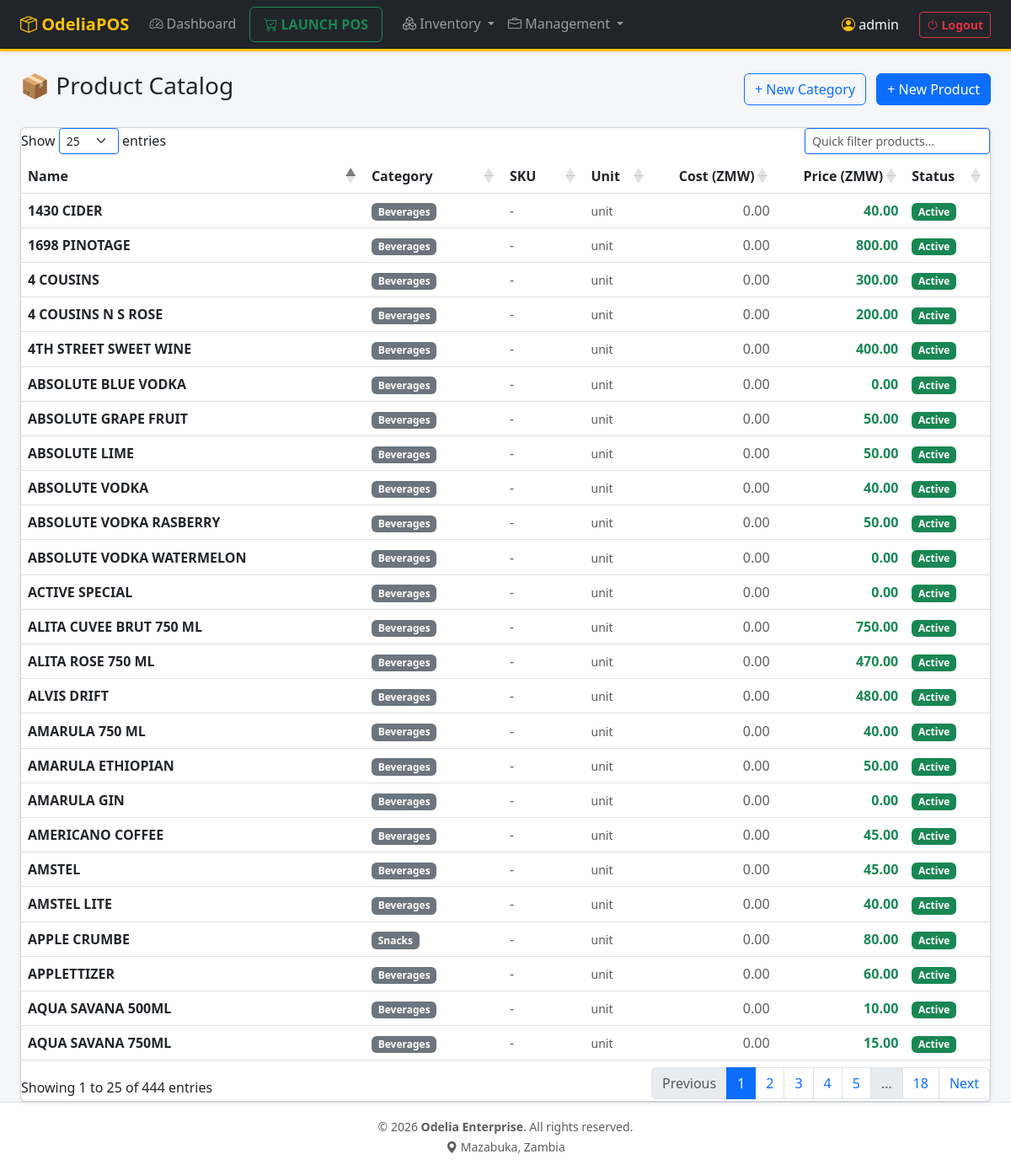
The app's page /index.php?page=products (signed in), older data.
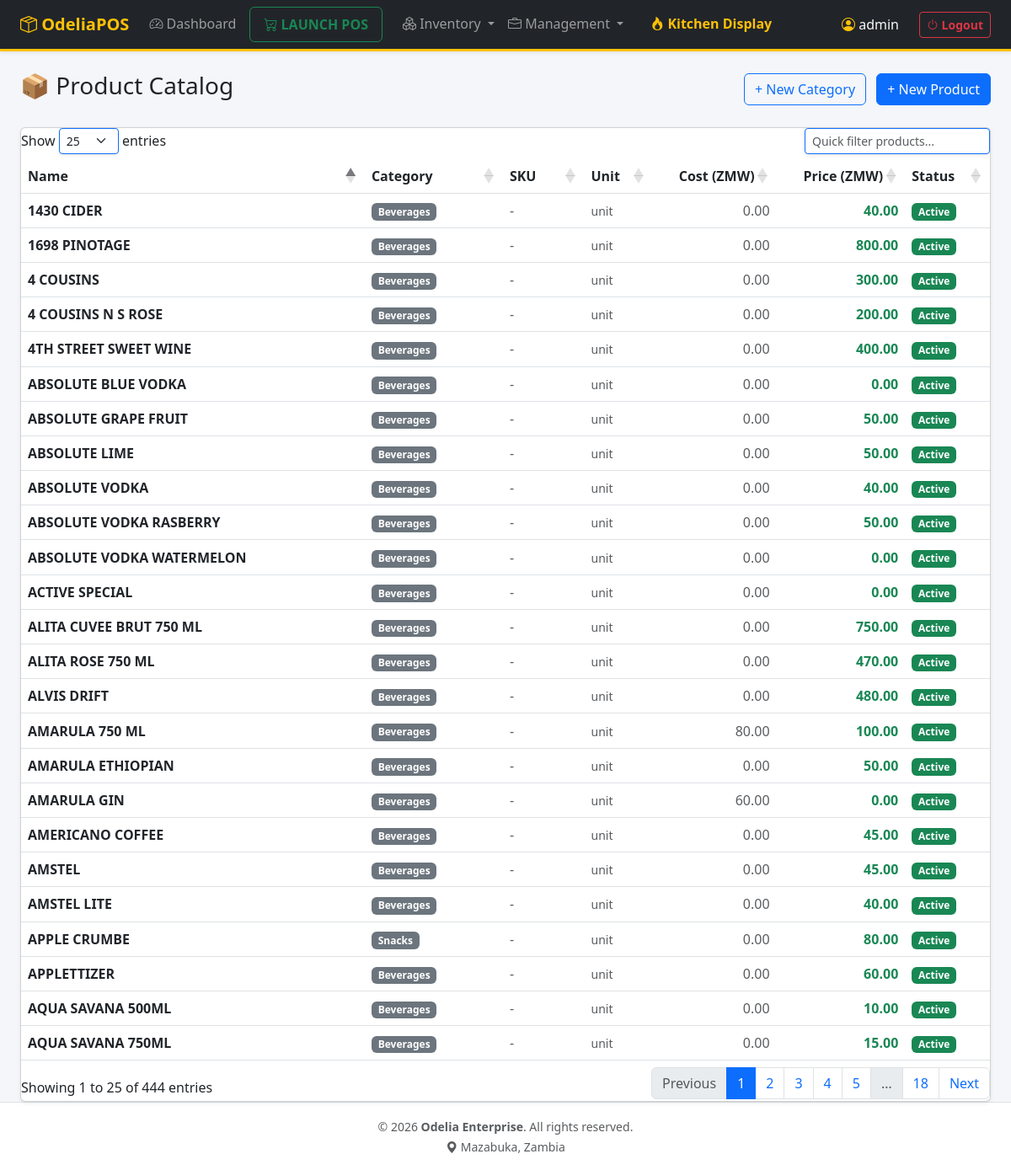
The same page, newer data.
### tables this page shows
CREATE TABLE `products` (
  `id` int NOT NULL AUTO_INCREMENT,
  `name` varchar(100) NOT NULL,
  `sku` varchar(50) DEFAULT NULL,
  `price` decimal(10,2) DEFAULT '0.00',
  `cost_price` decimal(10,2) DEFAULT '0.00',
  `unit` varchar(20) DEFAULT 'unit',
  `category_id` int DEFAULT NULL,
  `is_active` tinyint(1) DEFAULT '1',
  `type` enum('item','service') DEFAULT 'item',
  `is_open_price` tinyint(1) DEFAULT '0',
  PRIMARY KEY (`id`),
  UNIQUE KEY `sku` (`sku`),
  KEY `category_id` (`category_id`),
  CONSTRAINT `products_ibfk_1` FOREIGN KEY (`category_id`) REFERENCES `categories` (`id`) ON DELETE SET NULL
);

CREATE TABLE `categories` (
  `id` int NOT NULL AUTO_INCREMENT,
  `name` varchar(50) NOT NULL,
  `description` varchar(255) DEFAULT NULL,
  `type` enum('food','drink','meal','ingredients','other') NOT NULL DEFAULT 'other',
  PRIMARY KEY (`id`),
  UNIQUE KEY `name` (`name`)
);

### src/products.php (called while the page is built, shortened)
<?php
$sql = "SELECT p.*, c.name as category_name
        FROM products p
        LEFT JOIN categories c ON p.category_id = c.id
        ORDER BY p.name ASC";
$products = $pdo->query($sql)->fetchAll();
?>

### templates/products.php (the view, shortened to what this page needs)
<div class="d-flex justify-content-between align-items-center mb-4">
    <h3>📦 Product Catalog</h3>
    <div>
        <button class="btn btn-outline-primary me-2" data-bs-toggle="modal" data-bs-target="#catModal">
            + New Category
        </button>
        <button class="btn btn-primary" data-bs-toggle="modal" data-bs-target="#prodModal">
            + New Product
        </button>
    </div>
</div>
<div class="card shadow-sm">
    <div class="card-body p-0">
        <div class="table-responsive">
            <table class="table table-hover align-middle mb-0">
                <thead class="bg-light">
                    <tr>
                        <th>Name</th>
                        <th>Category</th>
                        <th>SKU</th>
                        <th>Unit</th>
                        <th class="text-end">Cost (ZMW)</th>
                        <th class="text-end">Price (ZMW)</th>
                        <th>Status</th>
                    </tr>
                </thead>
                <tbody>
                    <?php if (!empty($products)): ?>
                        <?php foreach ($products as $p): ?>
                            <tr>
                                <td class="fw-bold"><?= htmlspecialchars($p['name']) ?></td>
                                <td>
                                    <?php if (!empty($p['category_name'])): ?>
                                        <span class="badge bg-secondary"><?= htmlspecialchars($p['category_name']) ?></span>
                                    <?php else: ?>
                                        <span class="text-muted">-</span>
                                    <?php endif; ?>
                                </td>
                                <td>
                                    <?php if (!empty($p['sku'])): ?>
                                        <small class="text-muted"><?= htmlspecialchars($p['sku']) ?></small>
                                    <?php else: ?>
                                        <span class="text-muted">-</span>
                                    <?php endif; ?>
                                </td>
                                <td><small class="text-muted"><?= htmlspecialchars($p['unit']) ?></small></td>
                                <td class="text-end text-muted"><?= number_format((float)$p['cost_price'], 2) ?></td>
                                <td class="text-end fw-bold text-success"><?= number_format((float)$p['price'], 2) ?></td>
                                <td>
                                    <?php if (!empty($p['is_active'])): ?>
                                        <span class="badge bg-success">Active</span>
                                    <?php else: ?>
                                        <span class="badge bg-danger">Disabled</span>
                                    <?php endif; ?>
                                </td>
                            </tr>
                        <?php endforeach; ?>
                    <?php endif; ?>
                </tbody>
            </table>
        </div>
    </div>
</div>
<link href="https://cdn.datatables.net/1.13.6/css/dataTables.bootstrap5.min.css" rel="stylesheet">

### public/index.php (shortened to what this page needs)
<?php
$page = isset($_GET['page']) ? basename($_GET['page']) : '';
$controllerPath = BASE_PATH . "/src/{$page}.php";
$templatePath   = BASE_PATH . "/templates/{$page}.php";
if (file_exists($controllerPath)) {
    require_once $controllerPath;
    if (file_exists($templatePath)) {
        $isStandalone = in_array($page, ['login', 'receipt']);
        if (!$isStandalone && file_exists(BASE_PATH . "/templates/header.php")) {
            require_once BASE_PATH . "/templates/header.php";
        }
        require_once $templatePath;
        if (!$isStandalone && file_exists(BASE_PATH . "/templates/footer.php")) {
            require_once BASE_PATH . "/templates/footer.php";
        }
    }
} else {
    header("Location: index.php?page=" . (isset($_SESSION['user_id']) ? 'dashboard' : 'login'));
    exit;
}
?>

### templates/header.php (shortened to what this page needs)
<!DOCTYPE html>
<html lang="en">
<head>
    <link href="https://cdn.jsdelivr.net/npm/bootstrap@5.3.0/dist/css/bootstrap.min.css" rel="stylesheet">
    <link rel="stylesheet" href="https://cdn.jsdelivr.net/npm/bootstrap-icons@1.10.5/font/bootstrap-icons.css">
</head>
<body>
<?php
$role = $_SESSION['role'] ?? 'cashier';
$tier = defined('LICENSE_TIER') ? LICENSE_TIER : 'lite';
?>
<nav class="navbar navbar-expand-lg navbar-dark bg-dark border-bottom border-warning border-3 shadow-sm mb-4">
    <div class="container-fluid px-4">
        <a class="navbar-brand fw-bold text-warning" href="index.php?page=dashboard">
            <i class="bi bi-box-seam"></i> OdeliaPOS
        </a>
        <div class="collapse navbar-collapse" id="topNav">
            <ul class="navbar-nav me-auto mb-2 mb-lg-0">
                <li class="nav-item">
                    <a class="nav-link" href="index.php?page=dashboard"><i class="bi bi-speedometer2"></i> Dashboard</a>
                </li>
                <li class="nav-item ms-2">
                    <a class="nav-link fw-bold text-success border border-success rounded px-3" href="index.php?page=pos"><i class="bi bi-cart-check"></i> LAUNCH POS</a>
                </li>
                <?php if(in_array($role, ['admin', 'manager', 'dev'])): ?>
                <li class="nav-item dropdown ms-3">
                    <a class="nav-link dropdown-toggle" href="#" id="invDropdown" role="button" data-bs-toggle="dropdown" aria-expanded="false">
                        <i class="bi bi-boxes"></i> Inventory
                    </a>
                </li>
                <li class="nav-item dropdown">
                    <a class="nav-link dropdown-toggle" href="#" id="mgmtDropdown" role="button" data-bs-toggle="dropdown" aria-expanded="false">
                        <i class="bi bi-briefcase"></i> Management
                    </a>
                </li>
                <?php endif; ?>
                <?php if (in_array($tier, ['pro', 'hospitality'])): ?>
                <li class="nav-item ms-3">
                    <a class="nav-link text-warning fw-bold" href="index.php?page=pickup"><i class="bi bi-fire"></i> Kitchen Display</a>
                </li>
                <?php endif; ?>
            </ul>
            <div class="d-flex align-items-center">
                <span class="text-light me-4"><i class="bi bi-person-circle text-warning"></i> <?= htmlspecialchars($_SESSION['username'] ?? 'User') ?></span>
                <a href="index.php?action=logout" class="btn btn-outline-danger btn-sm fw-bold"><i class="bi bi-power"></i> Logout</a>
            </div>
        </div>
    </div>
</nav>
<div class="container-fluid px-4">

### templates/footer.php (shortened to what this page needs)
    </div>
    <footer class="footer mt-auto py-3 bg-white border-top">
        <div class="container text-center">
            <span class="text-muted small">
                &copy; <?= date('Y') ?> <strong>Odelia Enterprise</strong>. All rights reserved.<br>
                <i class="bi bi-geo-alt-fill"></i> Mazabuka, Zambia
            </span>
        </div>
    </footer>
</body>
</html>

### templates/header.php (style rules this page uses)
body { background-color: #f4f6f9; }

Row changes from the older to the newer data that the page shows:
changed products "AMARULA 750 ML": cost_price "0.00" → "80.00"; price "40.00" → "100.00"
changed products "AMARULA GIN": cost_price "0.00" → "60.00"
Text that changed along with them:
text now shown: "Kitchen Display"
